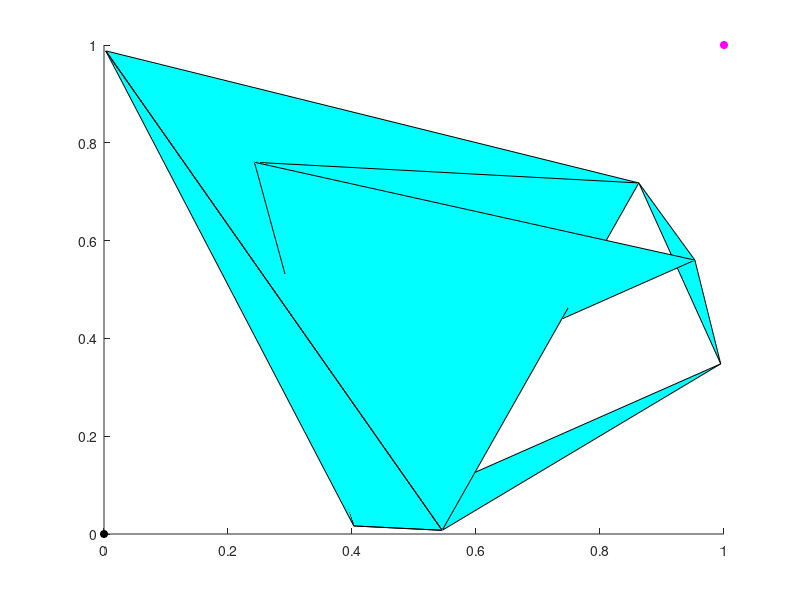

This figure's MATLAB source: (Note: this script raises an error after producing the figure.)
fig = figure;

% Create axes for the figure
ax = axes;
hold(ax, 'on');

% Generate random vertices (e.g., 8 random points in 3D space)
nVertices = 8;  % Number of vertices
vertices = rand(nVertices, 3);  % Random vertices in 3D space

% Define random faces by connecting the vertices
% Faces should reference indices in the vertices array
faces = [
    1 2 3;
    1 3 4;
    2 3 5;
    4 5 6;
    6 7 8;
    1 5 8];  % Example of how faces might reference vertices

% Create the random patch object
h = patch(ax, 'Vertices', vertices, 'Faces', faces, ...
    'FaceColor', 'cyan', 'EdgeColor', 'black');



x0 = 0;
y0 = 0;
z0 = 0;
gizmoPointA = plot3(ax,x0,y0,z0,'k','Marker','o','MarkerFaceColor','k','MarkerSize',5,'Tag','gizmoPointA','LineWidth',1);
gizmoPointB = plot3(ax,x0+1,y0+1,z0,'m','Marker','o','MarkerFaceColor','m','MarkerSize',5,'Tag','gizmoPointB','LineWidth',1);


gizmo_app(ax,fig,[],gizmoPointA,gizmoPointB);


% Set axes limits
xlim(ax, [-10 10]);  % X-axis limit from 0 to 1
ylim(ax, [-10 10]);  % Y-axis limit from 0 to 1
zlim(ax, [-10 10]);  % Z-axis limit from 0 to 1

% Set X and Y axis locations
ax.XAxisLocation = 'bottom';  % X-axis on the bottom
ax.YAxisLocation = 'left';    % Y-axis on the left
view(3);  % 3D view
